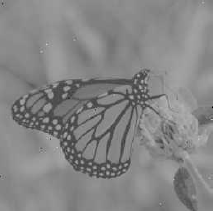
#> input picture HW2/DOC/Q1/image2.png, 213 x 211 px, found by its file name
$ jupyter execute Q1.ipynb
#> lines starting #> are read from the running program, lines starting #| are printed output that depends on the picture
[cell 1]
import numpy as np
import cv2
from matplotlib import pyplot as plt

# Question 1:

# part 2:

[cell 2]
#define image1 here
image1 = np.array(
    [[141, 0 , 138, 143, 143, 143, 144],
    [141, 140, 140, 142, 142, 143, 143],
    [140, 145, 145, 144, 142, 142, 145],
    [141, 141, 141, 143, 142, 141, 143],
    [139, 140, 141, 141, 142, 143, 144]]
)

[cell 3]
#code here
#first define a function for calculating histogram
#you are free to use libraries
def calc_hist(image):
    '''
    you are free to use libraries
    calculate image histogram
    input(s):
      image (ndarray): input image
    output(s):
      hist (ndarray): computed input image histogram
    '''
    hist = np.histogram(image, bins=256, range=(0,256))[0]
    return(hist)

[cell 4]
#dont change this cell
plt.imshow(image1,cmap='gray',vmin=0,vmax=255)
plt.figure()
plt.plot(calc_hist(image1))
plt.title('histogram')
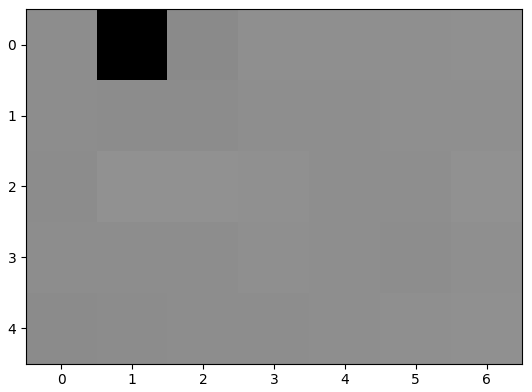
#> figure drawn by matplotlib, 1 panel
#> figure, not shown here; curve peaks at x = 141, y = 8

[cell 5]
#code here
#define a function (stretch) for stretching(input:image , output: stretched image)

def stretch_hist(image):
  '''
  don't use libraries
  input(s):
    image (ndarray): input image
  output(s):
    output_image (ndarray): enhanced image with histogram stretching
  '''
  output_image = image.copy()
  # Start
  output_image = np.round((image - np.min(image)) / (np.max(image) - np.min(image)) * 255)
  # End
  return output_image

[cell 6]
#dont change this cell
plt.imshow(stretch_hist(image1),cmap='gray',vmin=0,vmax=255)
plt.figure()
plt.plot(calc_hist(stretch_hist(image1)))
plt.title('stretched histogram')
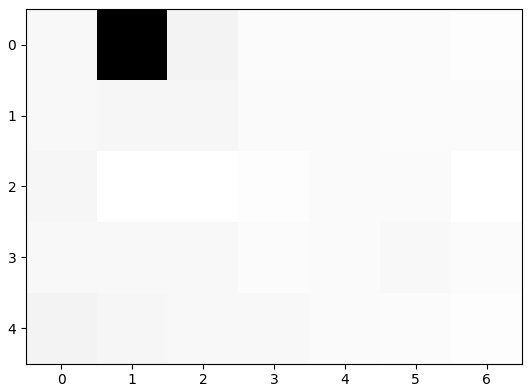
#> figure drawn by matplotlib, 1 panel
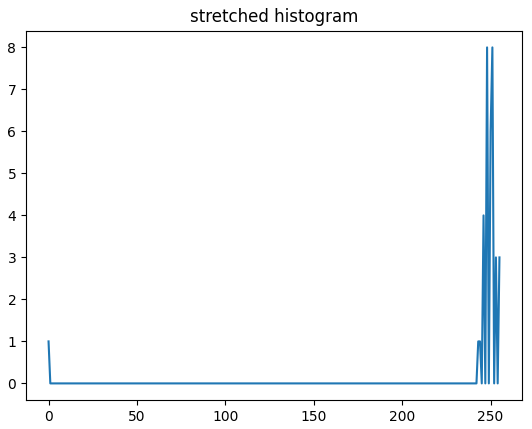
#> figure drawn by matplotlib, 1 panel; curve peaks at x = 248, y = 8

[cell 7]
def get_lower_uppper_bound(image, p, only_lower=True):
    image_sorted = np.sort(image, axis=None)
    first_index = int(len(image_sorted) * p)
    last_index = int(len(image_sorted) * (1 - p))
    if only_lower:
        ready_for_clip = image_sorted[first_index:]
    else:
        ready_for_clip = image_sorted[first_index:last_index]
    return np.min(ready_for_clip), np.max(ready_for_clip)

[cell 8]
#code here
#define a function (Clip) for Clipping(input:image , output: Clipped image)

def clip_hist(image, min_value, max_value):
  '''
  don't use libraries
  input(s):
    image (ndarray): input image
    min_value : min value of the histogram which you wanna clip.
    max_value : max value of the histogram which you wanna clip.
  output(s):
    output_image (ndarray): enhanced image with histogram clipping
  '''
  output_image = image.copy()
  # Start
  output_image = np.clip(output_image, min_value, max_value)
  output_image = stretch_hist(output_image)
  # End
  return output_image

[cell 9]
#dont change this cell
min_value, max_value = get_lower_uppper_bound(image1, p=0.05)
print('lower bound is:', min_value, ', and upper bound is:', max_value)
plt.imshow(clip_hist(image1, min_value, max_value),cmap='gray',vmin=0,vmax=255)
plt.figure()
plt.plot(calc_hist(clip_hist(image1, min_value, max_value)))
plt.title('clipped histogram')
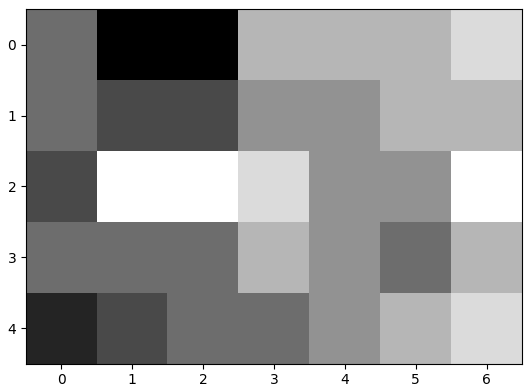
#> figure drawn by matplotlib, 1 panel
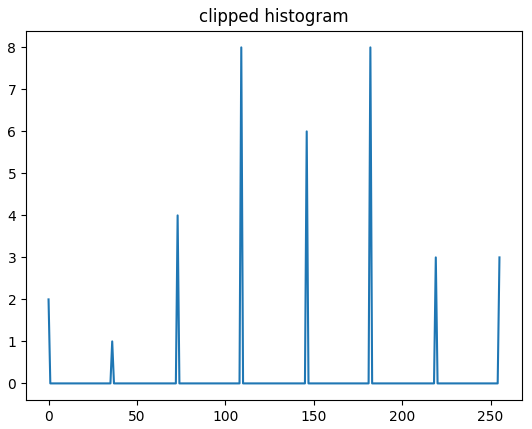
#> figure drawn by matplotlib, 1 panel; curve peaks at x = 109, y = 8

[cell 10]
# Second approach (explained in doc)
min_value, max_value = get_lower_uppper_bound(image1, p=0.05)
print('lower bound is:', min_value - 1, ', and upper bound is:', max_value)
plt.imshow(clip_hist(image1, min_value - 1, max_value),cmap='gray',vmin=0,vmax=255)
plt.figure()
plt.plot(calc_hist(clip_hist(image1, min_value - 1, max_value)))
plt.title('clipped histogram')
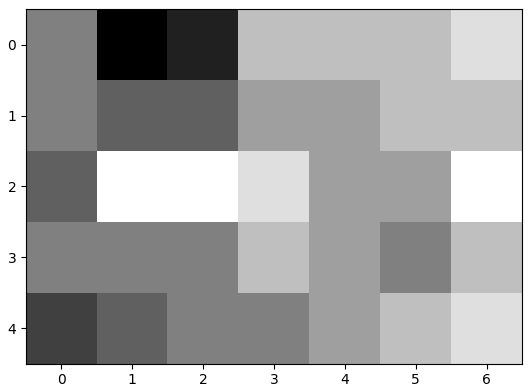
#> figure drawn by matplotlib, 1 panel
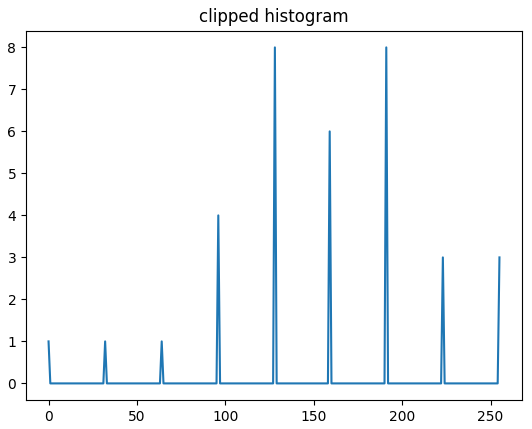
#> figure drawn by matplotlib, 1 panel; curve peaks at x = 128, y = 8

# part3

[cell 11]
from google.colab.patches import cv2_imshow

[cell 12]
# first read the image and show it.(image2)
image2 = cv2.imread('image2.png', cv2.IMREAD_UNCHANGED)
#> image2 is the input picture: shape (211, 213, 4); mean B, G, R, A 133.1, 133.1, 133.1, 255
cv2_imshow(image2)

[cell 13]
#use stretch_hist function to improve quality of the image and show it
stretched_image = stretch_hist(image2)
cv2_imshow(stretched_image)

[cell 14]
#use clip_hist function to improve quality of the image and show it
images = []
for p in np.arange(0, 0.1, 0.01):
    lower, upper = get_lower_uppper_bound(image2, p)
    clipped_image = clip_hist(image2, lower, upper)
    images.append(clipped_image)
#> this loop made 10 passes
#> (first_index in get_lower_uppper_bound, last_index in get_lower_uppper_bound, lower) on passes 1 to 10: (0, 179772, 0), (1797, 177974, 74), (3595, 176176, 77), (5393, 174378, 80), (7190, 172581, 84), (8988, 170783, 89), (10786, 168985, 94), (12584, 167187, 99), (14381, 165390, 105), (16179, 163592, 111)
#> pass 2, in stretch_hist (call 9), `output_image = np.round((image - np.min(image)) / (np.max(image) - np...`:
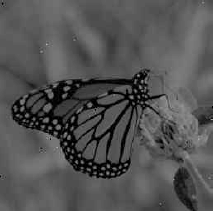
#> output_image: shape (211, 213, 4) float64; mean B, G, R, A 83.3, 83.3, 83.3, 255
#> after the loop, images = 10 items
cv2_imshow(np.concatenate(images[:len(images)//2], axis=1))
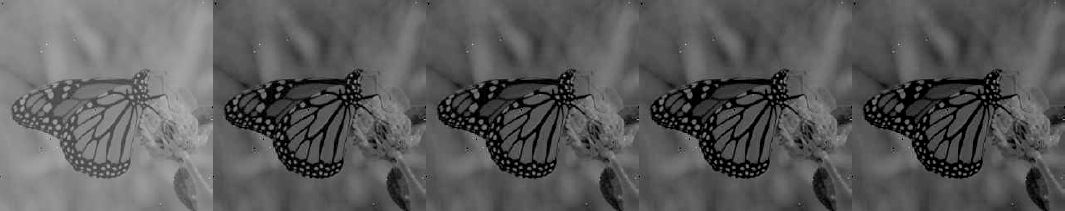
#> shown: shape (211, 1065, 4) float64; mean B, G, R, A 89.7, 89.7, 89.7, 255
cv2_imshow(np.concatenate(images[len(images)//2:], axis=1))
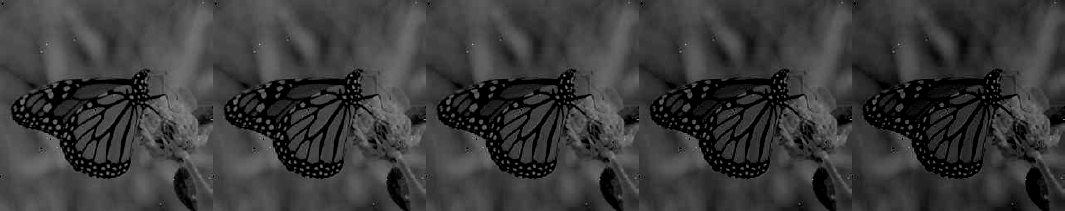
#> shown: shape (211, 1065, 4) float64; mean B, G, R, A 57.2, 57.2, 57.2, 255
